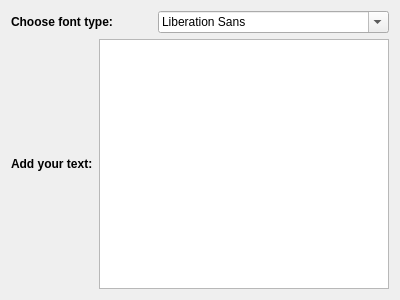
<?xml version="1.0" encoding="UTF-8"?>
<ui version="4.0">
 <class>Dialog</class>
 <widget class="QDialog" name="Dialog">
  <property name="geometry">
   <rect>
    <x>0</x>
    <y>0</y>
    <width>400</width>
    <height>300</height>
   </rect>
  </property>
  <property name="windowTitle">
   <string>Dialog</string>
  </property>
  <layout class="QVBoxLayout" name="verticalLayout">
   <item>
    <layout class="QHBoxLayout" name="horizontalLayout">
     <item>
      <widget class="QLabel" name="label">
       <property name="font">
        <font>
         <bold>true</bold>
        </font>
       </property>
       <property name="text">
        <string>Choose font type: </string>
       </property>
      </widget>
     </item>
     <item>
      <widget class="QFontComboBox" name="fontComboBox"/>
     </item>
    </layout>
   </item>
   <item>
    <layout class="QHBoxLayout" name="horizontalLayout_2">
     <item>
      <widget class="QLabel" name="label_2">
       <property name="font">
        <font>
         <bold>true</bold>
        </font>
       </property>
       <property name="text">
        <string>Add your text:</string>
       </property>
      </widget>
     </item>
     <item>
      <widget class="QPlainTextEdit" name="plainTextEdit"/>
     </item>
    </layout>
   </item>
  </layout>
 </widget>
 <resources/>
 <connections/>
</ui>
